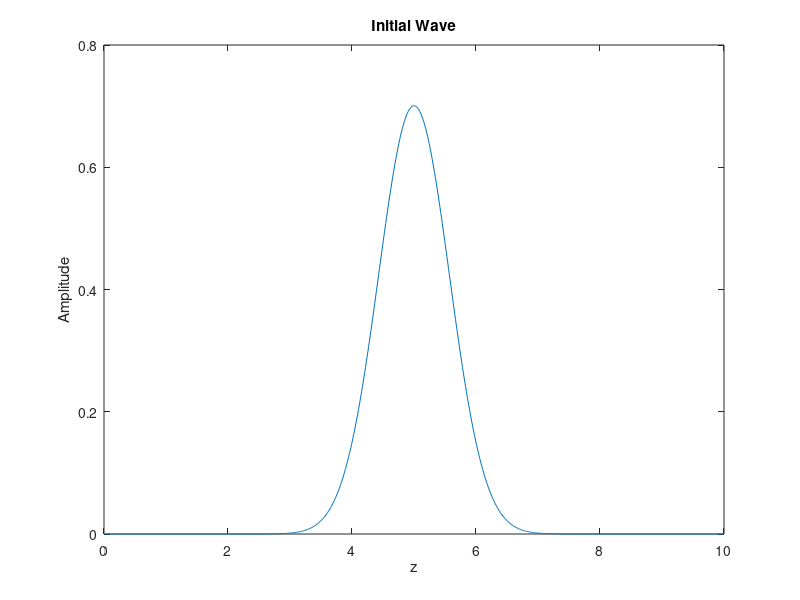
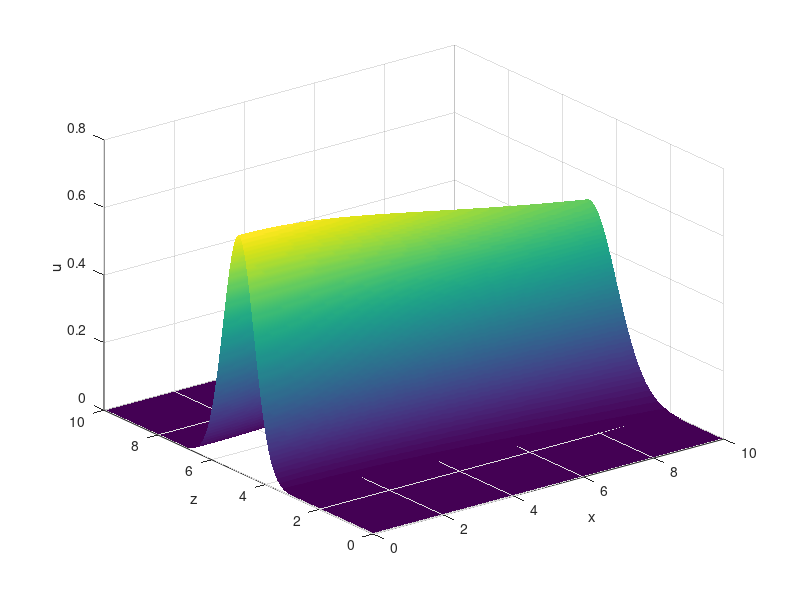
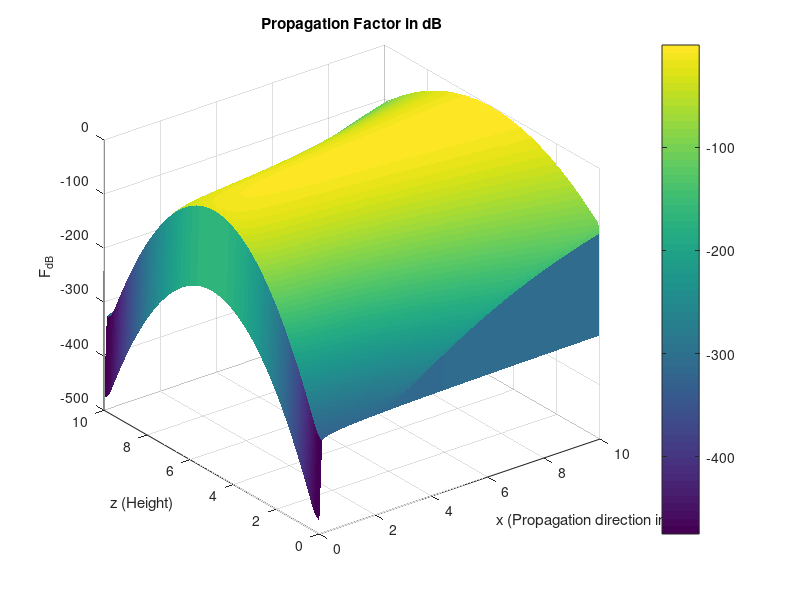

Here is the MATLAB script that generated these plots, in order: (Note: this script raises an error after producing the figures.)
% Solving Parabolic Wave equation with finite differences and 
% Crank Nicolson, without PML


tic

z0 = 0; 
zend = 10; 
Nz = 800;       % Number of points in z-direction
dz = (zend-z0)/(Nz-1);

Nx = 100;      % Number of steps in x-direction
x0 = 0;
xend = 10;
dx = (xend-x0)/(Nx-1);

lambda = 0.3;        % Radar wavelength
wk = 2*pi/lambda;    % Wave number
n = 1.000293;        % refractive index air

c = wk^2*(n^2-1);    % Constant n0


stability_limit = 1 / (2 * abs(wk));
dx_ratio = dx / dz^2;
disp(['dx / dz^2 = ', num2str(dx_ratio)]);
disp(['Stability limit: ', num2str(stability_limit)]);

a = 0;      % Dirichlet bundary condition at z0
b = 0;      % Dirichlet bundary condition at zN

z = linspace(z0,zend,Nz);
x = linspace(x0,xend,Nx);

% % Initial wave
% z_c = (z0+zend)/2;               % Center of the wave
% wave_par = 0.5;                           % Controls wave width
% u0 = 10*exp(-wave_par * (z - z_c).^2)';  % Gaussian wave as initial condition
% u0(1) = 0;
% u0(end) = 0;


% Initial condition from report
beta = 8*pi/180;    % Beam width parameter
theta0 = 0;         % Elevation angle in radians
ha = 5;            % Antenna height
k = wk;             % Wave number

% Compute initial field
u_fs = @(z) (k*beta)/(2*sqrt(2*pi*log(2))) .* exp(-1i*k*theta0*z) .* exp(-(beta^2/(8*log(2)))*k^2*(z-ha).^2);

u0 = u_fs(z) - u_fs(-z);

% Plot of initial wave
plot(z, abs(u0));
title('Initial Wave');
xlabel('z'); ylabel('Amplitude');

% Matrix from finite differences
F = diag(-2*ones(Nz,1)) + diag(ones(Nz-1,1),1) + diag(ones(Nz-1,1),-1);

F = F/dz^2;

% Change boundaries, dirichlet BC
F(1,:) = [1 zeros(1,Nz-1)];
F(Nz,:) = [zeros(1,Nz-1) 1];

I = eye(Nz);
% Construct system of equations A u_n+1 = B u_n, from Cranc Nicolson
A = I - (F + I*c)*dx*1i/(2*2*wk);
B = I + (F + I*c)*dx*1i/(2*2*wk);


U = [];
U(:,1) = u0;

% Iteration in x
for i = 1:Nx-1

    U(:,i+1) = A \ (B * U(:,i));
    U(1,1) = a;
    U(end,end) = b;

end


figure
surf(x,z,abs(U))
xlabel('x')
ylabel('z')
zlabel('u')
shading interp

%% Propagation factor

% Compute F_dB 
F_dB = 20 * log10(abs(U) + eps) + 10 * log10(x + eps) + 10 * log10(lambda);


figure;
surf(x, z, F_dB, 'EdgeColor', 'none');
xlabel('x (Propagation direction in km)');
ylabel('z (Height)');
zlabel('F_{dB}');
title('Propagation Factor in dB');
colorbar;
clim([-50 10]);
view(2); % 2D view for better visualization

toc
